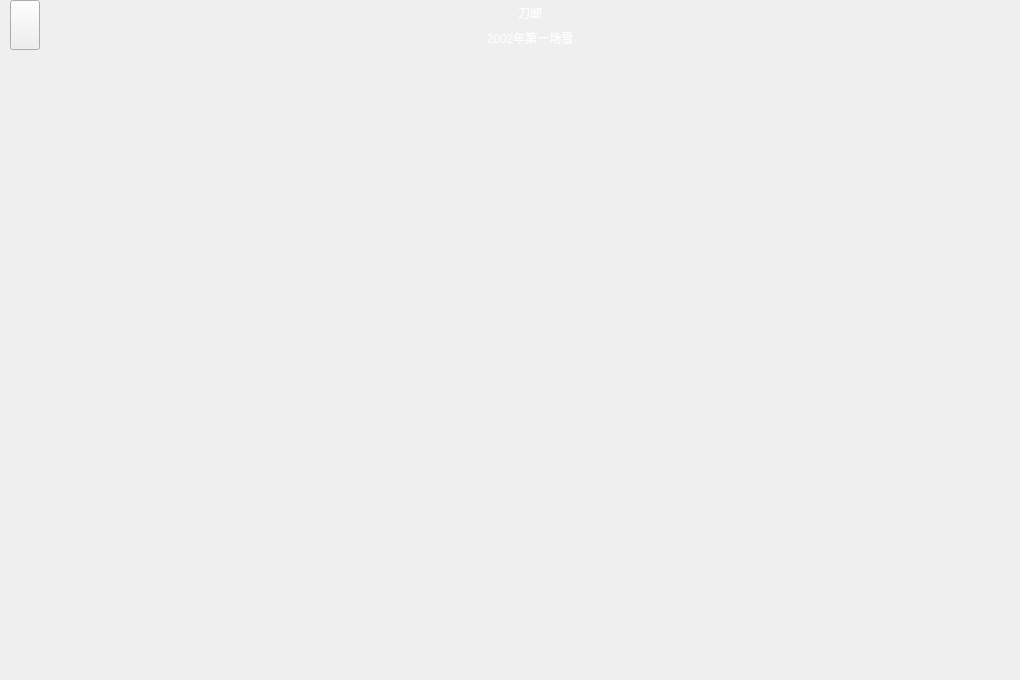
<?xml version="1.0" encoding="UTF-8"?>
<ui version="4.0">
 <class>LrcPage</class>
 <widget class="QWidget" name="LrcPage">
  <property name="geometry">
   <rect>
    <x>0</x>
    <y>0</y>
    <width>1020</width>
    <height>680</height>
   </rect>
  </property>
  <property name="windowTitle">
   <string>Form</string>
  </property>
  <layout class="QHBoxLayout" name="horizontalLayout">
   <property name="spacing">
    <number>0</number>
   </property>
   <property name="leftMargin">
    <number>0</number>
   </property>
   <property name="topMargin">
    <number>0</number>
   </property>
   <property name="rightMargin">
    <number>0</number>
   </property>
   <property name="bottomMargin">
    <number>0</number>
   </property>
   <item>
    <widget class="QWidget" name="bgStyle" native="true">
     <property name="styleSheet">
      <string notr="true">#bgStyle
{
	border-image:url(&quot;:/images/bg.png&quot;)
}

*{
	color:#FFFFFF
}</string>
     </property>
     <layout class="QVBoxLayout" name="verticalLayout">
      <property name="spacing">
       <number>0</number>
      </property>
      <property name="leftMargin">
       <number>0</number>
      </property>
      <property name="topMargin">
       <number>0</number>
      </property>
      <property name="rightMargin">
       <number>0</number>
      </property>
      <property name="bottomMargin">
       <number>0</number>
      </property>
      <item>
       <widget class="QWidget" name="lcrTop" native="true">
        <property name="minimumSize">
         <size>
          <width>0</width>
          <height>50</height>
         </size>
        </property>
        <property name="maximumSize">
         <size>
          <width>16777215</width>
          <height>50</height>
         </size>
        </property>
        <property name="styleSheet">
         <string notr="true"/>
        </property>
        <layout class="QHBoxLayout" name="horizontalLayout_2">
         <property name="spacing">
          <number>0</number>
         </property>
         <property name="leftMargin">
          <number>10</number>
         </property>
         <property name="topMargin">
          <number>0</number>
         </property>
         <property name="rightMargin">
          <number>0</number>
         </property>
         <property name="bottomMargin">
          <number>0</number>
         </property>
         <item>
          <widget class="QPushButton" name="hideBtn">
           <property name="minimumSize">
            <size>
             <width>30</width>
             <height>50</height>
            </size>
           </property>
           <property name="maximumSize">
            <size>
             <width>30</width>
             <height>50</height>
            </size>
           </property>
           <property name="text">
            <string/>
           </property>
          </widget>
         </item>
         <item>
          <widget class="QWidget" name="titleBox" native="true">
           <layout class="QVBoxLayout" name="verticalLayout_2">
            <property name="spacing">
             <number>0</number>
            </property>
            <property name="leftMargin">
             <number>0</number>
            </property>
            <property name="topMargin">
             <number>0</number>
            </property>
            <property name="rightMargin">
             <number>0</number>
            </property>
            <property name="bottomMargin">
             <number>0</number>
            </property>
            <item>
             <widget class="QLabel" name="musicSinger">
              <property name="styleSheet">
               <string notr="true"/>
              </property>
              <property name="text">
               <string>刀郎</string>
              </property>
              <property name="alignment">
               <set>Qt::AlignCenter</set>
              </property>
             </widget>
            </item>
            <item>
             <widget class="QLabel" name="musicName">
              <property name="styleSheet">
               <string notr="true"/>
              </property>
              <property name="text">
               <string>2002年第一场雪</string>
              </property>
              <property name="alignment">
               <set>Qt::AlignCenter</set>
              </property>
             </widget>
            </item>
           </layout>
          </widget>
         </item>
        </layout>
       </widget>
      </item>
      <item>
       <widget class="QWidget" name="lrcContent" native="true">
        <property name="styleSheet">
         <string notr="true"/>
        </property>
        <layout class="QVBoxLayout" name="verticalLayout_3">
         <property name="spacing">
          <number>0</number>
         </property>
         <property name="leftMargin">
          <number>0</number>
         </property>
         <property name="topMargin">
          <number>0</number>
         </property>
         <property name="rightMargin">
          <number>0</number>
         </property>
         <property name="bottomMargin">
          <number>0</number>
         </property>
         <item>
          <spacer name="verticalSpacer">
           <property name="orientation">
            <enum>Qt::Vertical</enum>
           </property>
           <property name="sizeHint" stdset="0">
            <size>
             <width>20</width>
             <height>122</height>
            </size>
           </property>
          </spacer>
         </item>
         <item>
          <widget class="QLabel" name="line1">
           <property name="minimumSize">
            <size>
             <width>0</width>
             <height>50</height>
            </size>
           </property>
           <property name="maximumSize">
            <size>
             <width>16777215</width>
             <height>50</height>
            </size>
           </property>
           <property name="font">
            <font>
             <pointsize>15</pointsize>
            </font>
           </property>
           <property name="text">
            <string/>
           </property>
           <property name="alignment">
            <set>Qt::AlignCenter</set>
           </property>
          </widget>
         </item>
         <item>
          <widget class="QLabel" name="line2">
           <property name="minimumSize">
            <size>
             <width>0</width>
             <height>50</height>
            </size>
           </property>
           <property name="maximumSize">
            <size>
             <width>16777215</width>
             <height>50</height>
            </size>
           </property>
           <property name="font">
            <font>
             <pointsize>15</pointsize>
            </font>
           </property>
           <property name="text">
            <string/>
           </property>
           <property name="alignment">
            <set>Qt::AlignCenter</set>
           </property>
          </widget>
         </item>
         <item>
          <widget class="QLabel" name="line3">
           <property name="minimumSize">
            <size>
             <width>0</width>
             <height>50</height>
            </size>
           </property>
           <property name="maximumSize">
            <size>
             <width>16777215</width>
             <height>50</height>
            </size>
           </property>
           <property name="font">
            <font>
             <pointsize>15</pointsize>
            </font>
           </property>
           <property name="text">
            <string/>
           </property>
           <property name="alignment">
            <set>Qt::AlignCenter</set>
           </property>
          </widget>
         </item>
         <item>
          <widget class="QLabel" name="lineCenter">
           <property name="minimumSize">
            <size>
             <width>0</width>
             <height>80</height>
            </size>
           </property>
           <property name="maximumSize">
            <size>
             <width>16777215</width>
             <height>80</height>
            </size>
           </property>
           <property name="font">
            <font>
             <pointsize>30</pointsize>
            </font>
           </property>
           <property name="styleSheet">
            <string notr="true">#lineCenter
{
	color:#1ECE9A;
}</string>
           </property>
           <property name="text">
            <string/>
           </property>
           <property name="alignment">
            <set>Qt::AlignCenter</set>
           </property>
          </widget>
         </item>
         <item>
          <widget class="QLabel" name="line4">
           <property name="minimumSize">
            <size>
             <width>0</width>
             <height>50</height>
            </size>
           </property>
           <property name="maximumSize">
            <size>
             <width>16777215</width>
             <height>50</height>
            </size>
           </property>
           <property name="font">
            <font>
             <pointsize>15</pointsize>
            </font>
           </property>
           <property name="text">
            <string/>
           </property>
           <property name="alignment">
            <set>Qt::AlignCenter</set>
           </property>
          </widget>
         </item>
         <item>
          <widget class="QLabel" name="line5">
           <property name="minimumSize">
            <size>
             <width>0</width>
             <height>50</height>
            </size>
           </property>
           <property name="maximumSize">
            <size>
             <width>16777215</width>
             <height>50</height>
            </size>
           </property>
           <property name="font">
            <font>
             <pointsize>15</pointsize>
            </font>
           </property>
           <property name="text">
            <string/>
           </property>
           <property name="alignment">
            <set>Qt::AlignCenter</set>
           </property>
          </widget>
         </item>
         <item>
          <widget class="QLabel" name="line6">
           <property name="minimumSize">
            <size>
             <width>0</width>
             <height>50</height>
            </size>
           </property>
           <property name="maximumSize">
            <size>
             <width>16777215</width>
             <height>50</height>
            </size>
           </property>
           <property name="font">
            <font>
             <pointsize>15</pointsize>
            </font>
           </property>
           <property name="text">
            <string/>
           </property>
           <property name="alignment">
            <set>Qt::AlignCenter</set>
           </property>
          </widget>
         </item>
         <item>
          <spacer name="verticalSpacer_2">
           <property name="orientation">
            <enum>Qt::Vertical</enum>
           </property>
           <property name="sizeHint" stdset="0">
            <size>
             <width>20</width>
             <height>122</height>
            </size>
           </property>
          </spacer>
         </item>
        </layout>
       </widget>
      </item>
     </layout>
    </widget>
   </item>
  </layout>
 </widget>
 <resources/>
 <connections/>
</ui>
